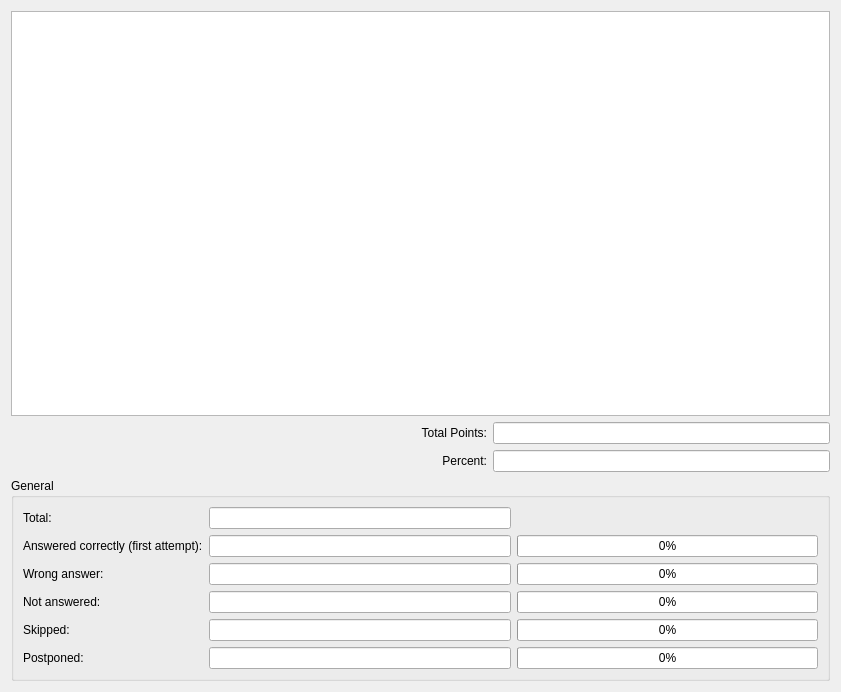
<ui version="4.0" >
 <class>PracticeSummary</class>
 <widget class="QWidget" name="PracticeSummary" >
  <property name="geometry" >
   <rect>
    <x>0</x>
    <y>0</y>
    <width>841</width>
    <height>692</height>
   </rect>
  </property>
  <layout class="QVBoxLayout" name="verticalLayout" >
   <item>
    <widget class="QTableView" name="VocabularyTable" />
   </item>
   <item>
    <layout class="QHBoxLayout" name="horizontalLayout_2" >
     <item>
      <spacer name="horizontalSpacer_2" >
       <property name="orientation" >
        <enum>Qt::Horizontal</enum>
       </property>
       <property name="sizeHint" stdset="0" >
        <size>
         <width>40</width>
         <height>20</height>
        </size>
       </property>
      </spacer>
     </item>
     <item>
      <layout class="QGridLayout" name="gridLayout" >
       <item row="0" column="0" >
        <widget class="QLabel" name="label" >
         <property name="text" >
          <string>Total Points:</string>
         </property>
         <property name="alignment" >
          <set>Qt::AlignRight|Qt::AlignTrailing|Qt::AlignVCenter</set>
         </property>
        </widget>
       </item>
       <item row="0" column="1" >
        <widget class="KLineEdit" name="lineEdit" >
         <property name="readOnly" >
          <bool>true</bool>
         </property>
        </widget>
       </item>
       <item row="1" column="0" >
        <widget class="QLabel" name="label_2" >
         <property name="text" >
          <string>Percent:</string>
         </property>
         <property name="alignment" >
          <set>Qt::AlignRight|Qt::AlignTrailing|Qt::AlignVCenter</set>
         </property>
        </widget>
       </item>
       <item row="1" column="1" >
        <widget class="KLineEdit" name="lineEdit_2" >
         <property name="readOnly" >
          <bool>true</bool>
         </property>
        </widget>
       </item>
      </layout>
     </item>
    </layout>
   </item>
   <item>
    <widget class="QGroupBox" name="groupBox" >
     <property name="title" >
      <string>General</string>
     </property>
     <layout class="QGridLayout" name="_2" >
      <item row="0" column="0" >
       <widget class="QLabel" name="label_3" >
        <property name="text" >
         <string>Total:</string>
        </property>
       </widget>
      </item>
      <item row="0" column="1" >
       <widget class="KLineEdit" name="totalCountLineEdit" >
        <property name="inputMask" >
         <string/>
        </property>
        <property name="alignment" >
         <set>Qt::AlignRight|Qt::AlignTrailing|Qt::AlignVCenter</set>
        </property>
        <property name="readOnly" >
         <bool>true</bool>
        </property>
       </widget>
      </item>
      <item row="1" column="0" >
       <widget class="QLabel" name="label_4" >
        <property name="text" >
         <string>Answered correctly (first attempt):</string>
        </property>
       </widget>
      </item>
      <item row="1" column="1" >
       <widget class="KLineEdit" name="correctLineEdit" >
        <property name="alignment" >
         <set>Qt::AlignRight|Qt::AlignTrailing|Qt::AlignVCenter</set>
        </property>
        <property name="readOnly" >
         <bool>true</bool>
        </property>
       </widget>
      </item>
      <item row="1" column="2" >
       <widget class="QProgressBar" name="correctProgressBar" >
        <property name="value" >
         <number>0</number>
        </property>
       </widget>
      </item>
      <item row="2" column="0" >
       <widget class="QLabel" name="label_5" >
        <property name="text" >
         <string>Wrong answer:</string>
        </property>
       </widget>
      </item>
      <item row="2" column="1" >
       <widget class="KLineEdit" name="wrongLineEdit" >
        <property name="alignment" >
         <set>Qt::AlignRight|Qt::AlignTrailing|Qt::AlignVCenter</set>
        </property>
        <property name="readOnly" >
         <bool>true</bool>
        </property>
       </widget>
      </item>
      <item row="2" column="2" >
       <widget class="QProgressBar" name="wrongProgressBar" >
        <property name="value" >
         <number>0</number>
        </property>
       </widget>
      </item>
      <item row="3" column="0" >
       <widget class="QLabel" name="label_6" >
        <property name="text" >
         <string>Not answered:</string>
        </property>
       </widget>
      </item>
      <item row="3" column="1" >
       <widget class="KLineEdit" name="notAnsweredLineEdit" >
        <property name="alignment" >
         <set>Qt::AlignRight|Qt::AlignTrailing|Qt::AlignVCenter</set>
        </property>
        <property name="readOnly" >
         <bool>true</bool>
        </property>
       </widget>
      </item>
      <item row="3" column="2" >
       <widget class="QProgressBar" name="notAnsweredProgressBar" >
        <property name="value" >
         <number>0</number>
        </property>
       </widget>
      </item>
      <item row="4" column="0" >
       <widget class="QLabel" name="skipKnownLabel" >
        <property name="text" >
         <string>Skipped:</string>
        </property>
       </widget>
      </item>
      <item row="4" column="1" >
       <widget class="KLineEdit" name="skipKnownLineEdit" >
        <property name="alignment" >
         <set>Qt::AlignRight|Qt::AlignTrailing|Qt::AlignVCenter</set>
        </property>
        <property name="readOnly" >
         <bool>true</bool>
        </property>
       </widget>
      </item>
      <item row="4" column="2" >
       <widget class="QProgressBar" name="skipKnownProgressBar" >
        <property name="value" >
         <number>0</number>
        </property>
       </widget>
      </item>
      <item row="5" column="0" >
       <widget class="QLabel" name="skipUnknownLabel" >
        <property name="text" >
         <string>Postponed:</string>
        </property>
       </widget>
      </item>
      <item row="5" column="1" >
       <widget class="KLineEdit" name="skipUnknownLineEdit" >
        <property name="alignment" >
         <set>Qt::AlignRight|Qt::AlignTrailing|Qt::AlignVCenter</set>
        </property>
        <property name="readOnly" >
         <bool>true</bool>
        </property>
       </widget>
      </item>
      <item row="5" column="2" >
       <widget class="QProgressBar" name="skipUnknownProgressBar" >
        <property name="value" >
         <number>0</number>
        </property>
       </widget>
      </item>
     </layout>
    </widget>
   </item>
  </layout>
 </widget>
 <customwidgets>
  <customwidget>
   <class>KLineEdit</class>
   <extends>QLineEdit</extends>
   <header>klineedit.h</header>
  </customwidget>
 </customwidgets>
 <resources/>
 <connections/>
</ui>
